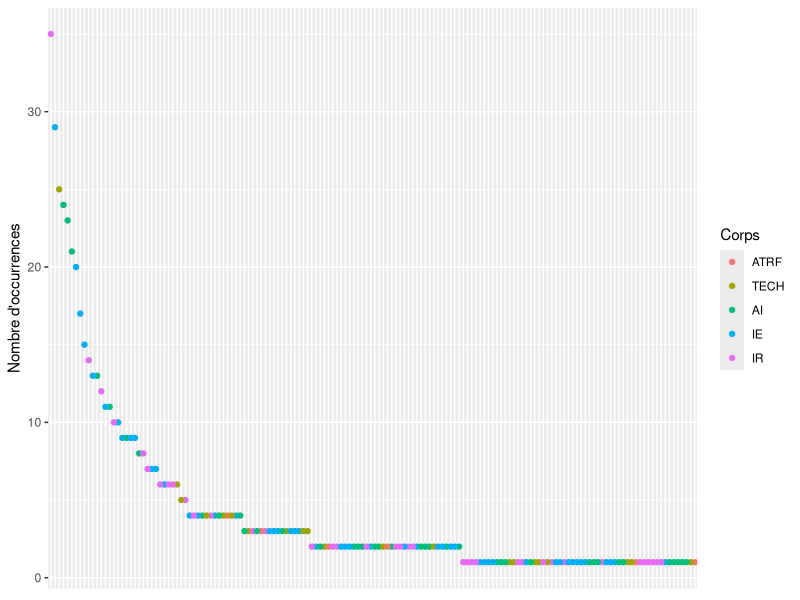
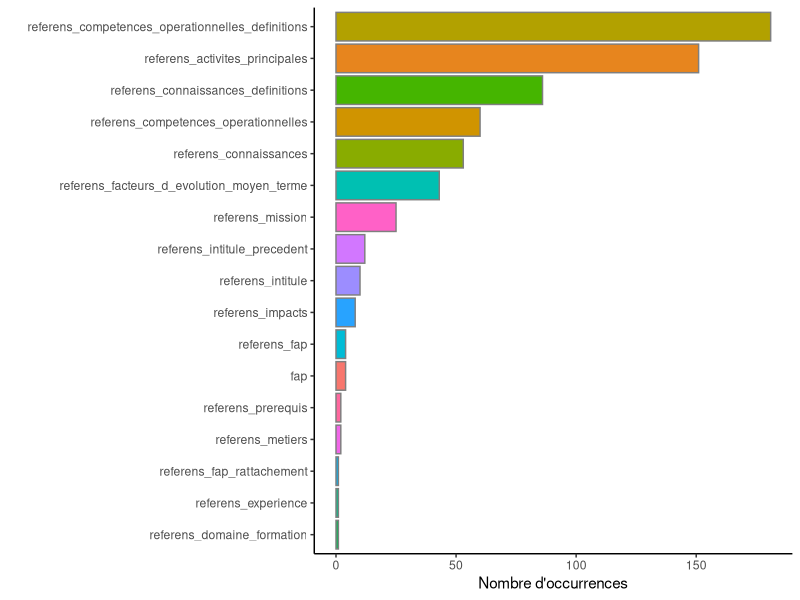
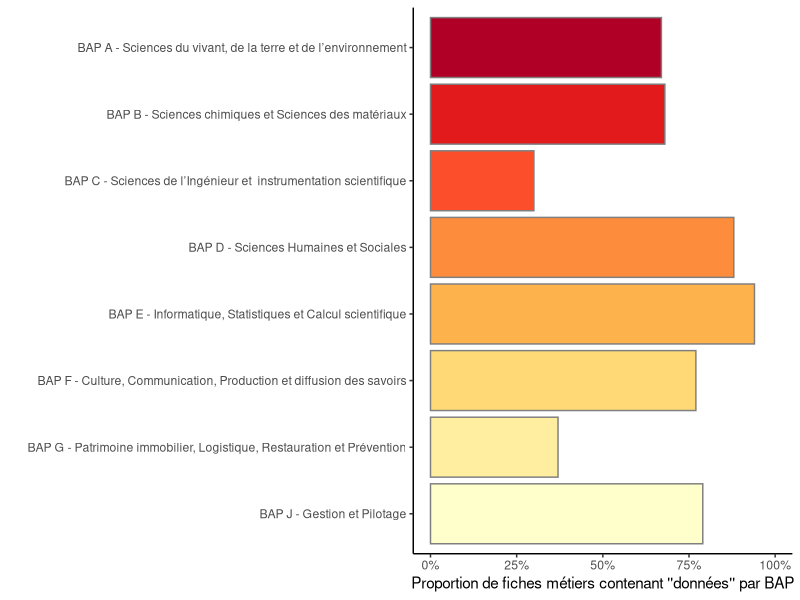
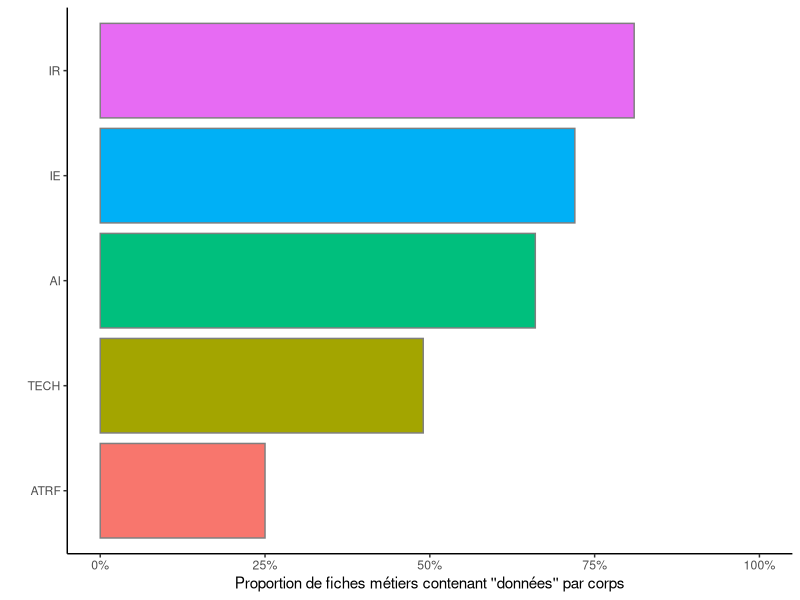
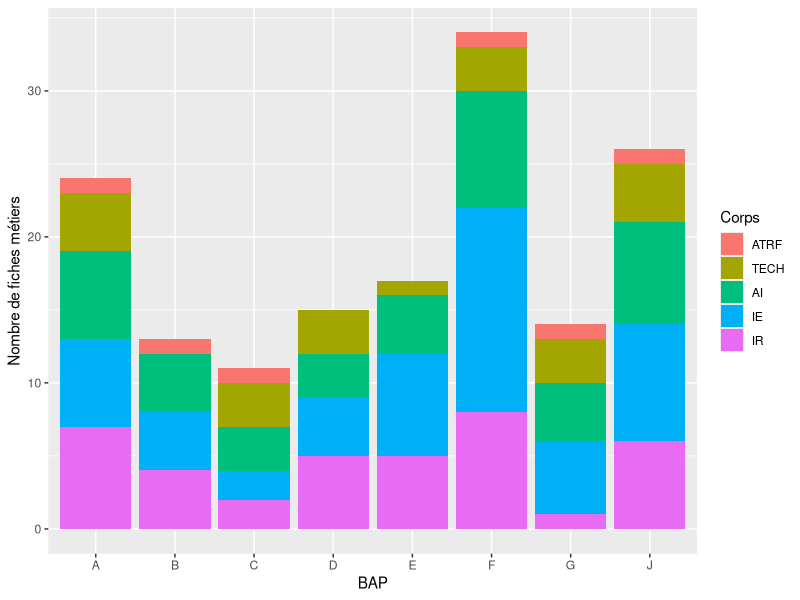
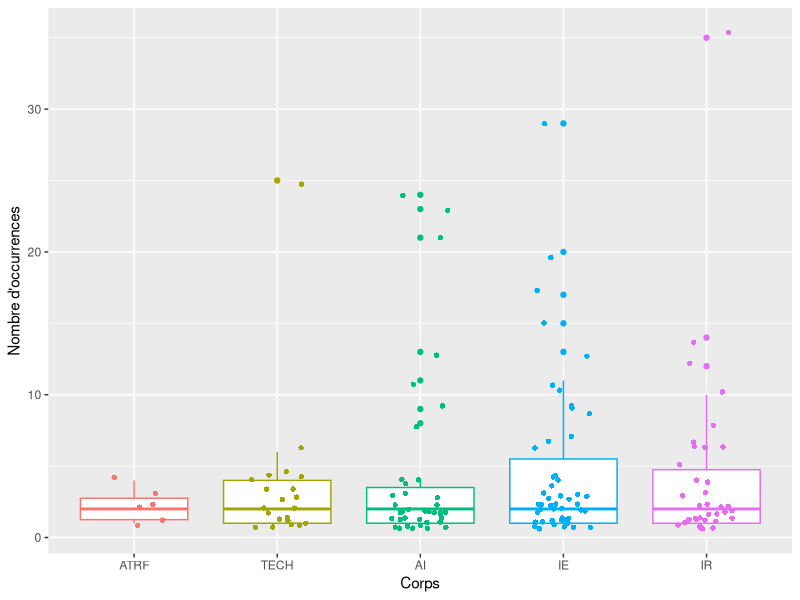

These figures' R source, in order: (Note: this script raises an error after producing the figures.)
## ---- chunk 1
knitr::opts_chunk$set(echo = TRUE)
library(tidyr, quietly = TRUE)
library(dplyr, quietly = TRUE)
library(tibble, quietly = TRUE)
library(stringr, quietly = TRUE)
library(ggplot2, quietly = TRUE)
library(forcats, quietly = TRUE)
library(tm, quietly = TRUE)
library(RColorBrewer, quietly = TRUE)
library(knitr, quietly = TRUE)
## ---- chunk 2
data <- read.csv2("fr-esr_referentiel_metier_referens_3.csv") %>%
  mutate(Id = row_number())
names(data) #noms de colonnes

variables <- data %>%
  select(-Id) %>%
  colnames()
## ---- chunk 3
donnees <- "Donnees|donnees|Données|données|Donnee|donnee|Donnée|donnée"
## ---- chunk 4
denombrement <- data %>%
  column_to_rownames("Id") %>%
  #select(Nom des colonnes, séparées par une virgule) %>%
  mutate_all(str_count, donnees) %>%
  mutate(somme = rowSums(.)) %>%
  rownames_to_column("Id") %>%
  filter(somme > 0) %>%
  arrange(desc(somme))
  
data_filtered <- data %>%
  filter(Id %in% denombrement$Id) %>%
  mutate(Id = as.character(Id)) %>%
  left_join(denombrement %>% select(Id, somme), by = "Id") %>%
  arrange(desc(somme))
## ---- chunk 5
# Classer les corps dans l'ordre hiérarchique
ordre_corps <- c("ATRF", "TECH", "AI", "IE", "IR")

data_filtered %>%
    mutate(referens_id = fct_reorder(referens_id, -somme),
         referens_cs=factor(referens_cs, levels = ordre_corps)) %>%
  ggplot(aes(x = referens_id, y = somme, color=referens_cs)) +
  geom_point() +
  labs(y = "Nombre d'occurrences", color="Corps") +
  theme(axis.title.x=element_blank(),
        axis.text.x=element_blank(),
        axis.ticks.x=element_blank())
## ---- chunk 6
denombrement %>%
  select(-somme) %>%
  column_to_rownames("Id") %>%
  summarise_all(sum) %>%
  rownames_to_column("Id") %>%
  gather("variable", "somme", -Id) %>%
  filter(somme > 0) %>%
  ggplot(aes(x=fct_reorder(variable, somme), y = somme)) +
  geom_col(aes(fill = variable), color = "grey50") +
  labs(x = "", y = "Nombre d'occurrences")+
  coord_flip()+
  theme_classic() +
  theme(legend.position = "none")
## ---- chunk 7
BAP_filtered <- data_filtered %>%
  count(bap) %>%
  arrange(bap)

BAP <- data %>%
  count(bap)

BAP_filtered_pourcentage <- BAP_filtered %>%
  left_join(BAP, BAP_filtered, by = "bap") %>%
  mutate(pourcentage_bap=round(n.x/n.y,2),
         bap=fct_reorder(bap, bap, .desc = TRUE))

BAP_filtered_pourcentage %>%
  ggplot(aes(x = bap, y = pourcentage_bap)) +
  geom_col(aes(fill = bap), color = "grey50") +
  labs(x = "", y = "Proportion de fiches métiers contenant ''données'' par BAP") +
  coord_flip() +
  theme_classic() +
  theme(legend.position = "none") +
  scale_fill_manual(values = brewer.pal(8, "YlOrRd")) +
  scale_y_continuous(labels = scales::percent, limits = c(0,1))
## ---- chunk 8

corps_filtered <- data_filtered %>%
  count(referens_cs) %>%
  arrange(desc(n))

corps <- data %>%
  count(referens_cs)

corps_filtered_pourcentage <- corps_filtered %>%
  left_join(corps, corps_filtered, by = "referens_cs") %>%
  mutate(pourcentage_corps=round(n.x/n.y,2),
         referens_cs=factor(referens_cs, levels = ordre_corps))

corps_filtered_pourcentage %>%
  ggplot(aes(x = referens_cs, y = pourcentage_corps)) +
  geom_col(aes(fill = referens_cs), color = "grey50") +
  labs(x = "", y = "Proportion de fiches métiers contenant ''données'' par corps") +
  coord_flip() +
  theme_classic() +
  theme(legend.position = "none") +
  scale_y_continuous(labels = scales::percent, limits = c(0,1))
## ---- chunk 9
data_filtered %>%
      mutate(referens_cs=factor(referens_cs, levels = ordre_corps)) %>%
  ggplot(aes(x = referens_bap_id, fill=referens_cs)) +
    geom_bar() +
      labs(x= "BAP", y = "Nombre de fiches métiers", fill="Corps")
## ---- chunk 10
intitule_TRUE <- denombrement %>%
  filter(denombrement$referens_intitule >0 | denombrement$referens_metiers >0)

intitule_filtered <- data_filtered %>%
  filter(Id %in% intitule_TRUE$Id) %>%
  mutate(Id = as.character(Id),
         referens_cs=factor(referens_cs, levels = ordre_corps)) %>%
  left_join(data_filtered %>% select(Id, somme), by = "Id") %>%
  select(referens_intitule, referens_metiers, bap, referens_fap, referens_cs) %>%
  group_by(bap) %>%
  arrange(referens_cs, .by_group = TRUE)
## ---- chunk 11
kable(intitule_filtered, caption = "Métiers incluant le terme 'données' dans leur intitulé")
## ---- chunk 12
top_metiers <- data_filtered %>%
  filter(somme >= 15) %>%
  arrange(desc(somme)) %>%
  select (referens_intitule, bap, referens_fap, referens_cs, somme)

kable(top_metiers, caption = "Métiers incluant au moins 15 fois le terme 'données'")
## ---- chunk 13
data_filtered %>%
      mutate(referens_cs=factor(referens_cs, levels = ordre_corps)) %>%
  ggplot(aes(x = referens_cs, y = somme, color=referens_cs)) +
    geom_boxplot()+
  geom_jitter(shape=16, position=position_jitter (0.2)) +
    labs(x= "Corps", y = "Nombre d'occurrences", color="Corps")+
  theme(legend.position = "none")
## ---- chunk 14
evolution_metiers <- data_filtered %>%
  mutate(Id = as.character(Id)) %>%
  left_join(denombrement %>% select(Id, referens_facteurs_d_evolution_moyen_terme), by = "Id") %>%
  filter(referens_facteurs_d_evolution_moyen_terme.y >0 & referens_bap_id %in% c("E", "F", "G", "J")) %>%
  group_by(bap) %>%
  arrange(referens_cs, .by_group = TRUE)

evolution_metiers_extrait <- evolution_metiers %>%
  select (referens_intitule, bap, referens_fap, referens_cs, somme)

  kable(evolution_metiers_extrait, caption = "Métiers où 'données' apparaît comme facteur d'évolution moyen terme") 
## ---- chunk 15
suppression_metiers <- data %>%
    filter(Id %in% denombrement$Id) %>%
    filter(denombrement$referens_intitule_precedent >0) %>%
    filter(denombrement$referens_intitule == 0) %>%
  mutate(Id = as.character(Id)) %>%
  left_join(denombrement %>% select(Id, somme), by = "Id") %>%
  arrange(desc(somme)) %>%
  select(referens_intitule, bap, referens_fap, referens_intitule_precedent, referens_cs) %>%
  group_by(bap)

kable(evolution_metiers, caption = "Métiers dont l'ancien intitulé incluait le terme 'données' mais pas l'intitulé actuel")
